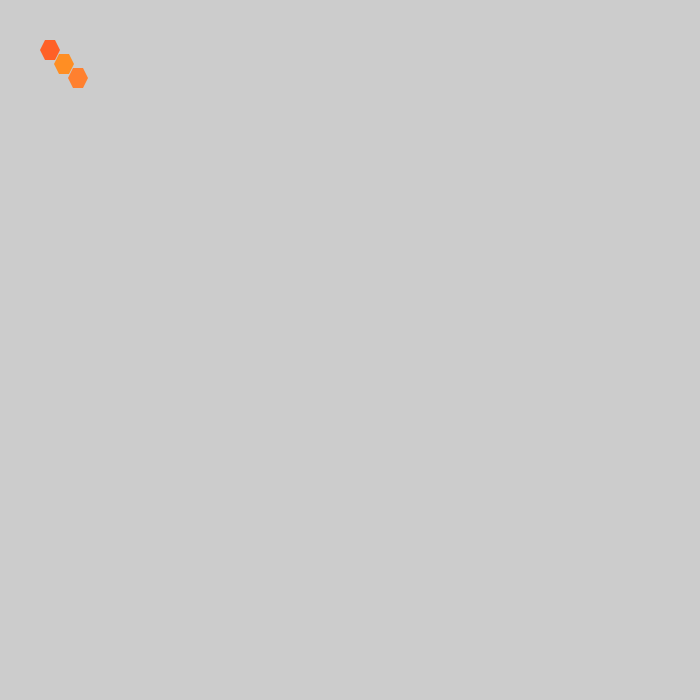
Frame 1 (no input)
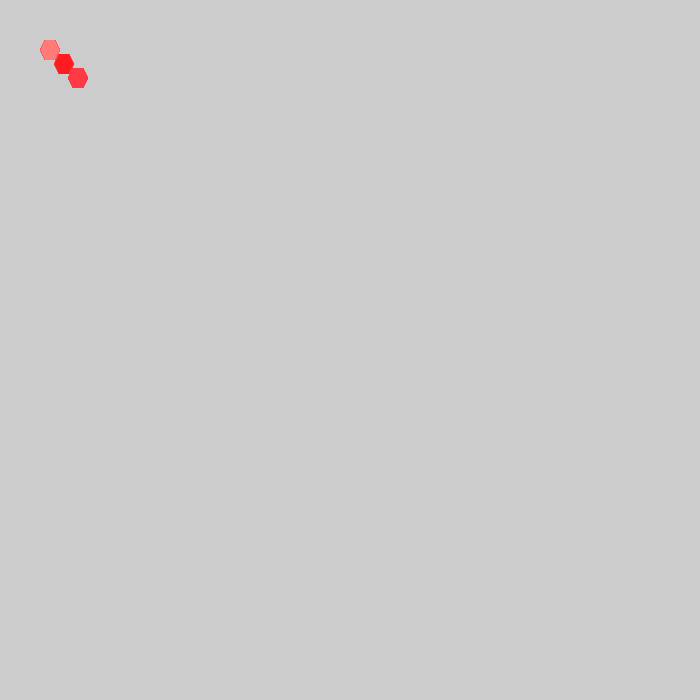
Frame 60 (the mouse pressed at the canvas centre just before this capture)
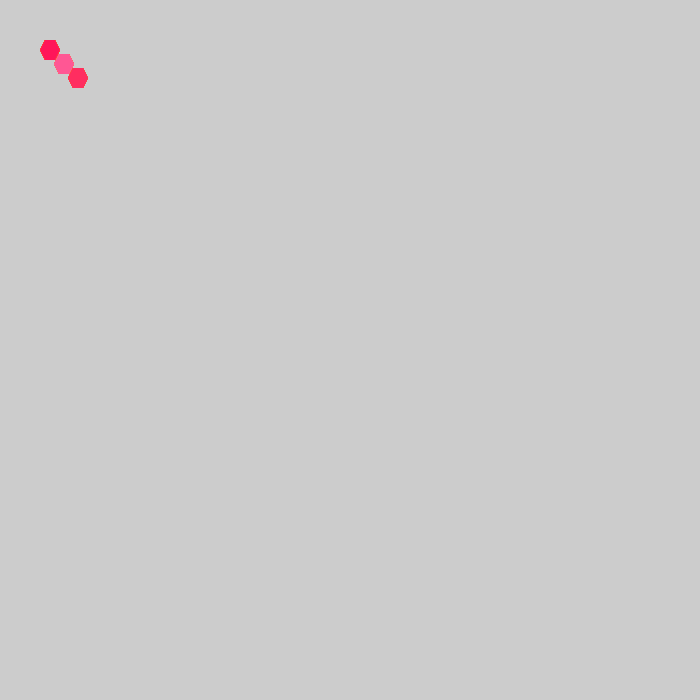
Frame 120 (the mouse held since frame 60 and released just before this capture)

The Processing sketch that drew these frames (run headless with seeded random() and noise(); from frame 60 on, the mouse is pressed at the canvas centre):

// Processing sketch: Hexagon_Maker
// ── Hexagon_Maker.pde
int x, y;
int[][] i;
void setup()
{
  size(700,700);
  noStroke();
  x = 0;
  y = 0;
}

void draw()
{
  fill(255,random(150),random(150));
  Hex h = new Hex();
  i = h.makepoints(50,50,5);
  quad(i[0][0],i[0][1],i[1][0],i[1][1],i[2][0],i[2][1],i[3][0],i[3][1]);
  quad(i[3][0],i[3][1],i[4][0],i[4][1],i[5][0],i[5][1],i[2][0],i[2][1]);
  
  fill(255,random(150),random(150));
  i = h.makepoints(64,64,5);
  quad(i[0][0],i[0][1],i[1][0],i[1][1],i[2][0],i[2][1],i[3][0],i[3][1]);
  quad(i[3][0],i[3][1],i[4][0],i[4][1],i[5][0],i[5][1],i[2][0],i[2][1]);
  
  fill(255,random(150),random(150));
  i = h.makepoints(78,78,5);
  quad(i[0][0],i[0][1],i[1][0],i[1][1],i[2][0],i[2][1],i[3][0],i[3][1]);
  quad(i[3][0],i[3][1],i[4][0],i[4][1],i[5][0],i[5][1],i[2][0],i[2][1]);
  
}
// ── Hex.pde
public class Hex
{
  int[][] makepoints(int centerX, int centerY, int sizeCoefficient)
  {
    int[][] points = new int[6][2];
    points[0][0] = centerX - (1 * sizeCoefficient);// upleft
    points[0][1] = centerY - (2 * sizeCoefficient);
    points[1][0] = centerX + (1 * sizeCoefficient);//upright
    points[1][1] = centerY - (2 * sizeCoefficient);
    points[2][0] = centerX + (2 * sizeCoefficient);//right
    points[2][1] = centerY;
    points[3][0] = centerX - (2 * sizeCoefficient);//left
    points[3][1] = centerY;
    points[4][0] = centerX - (1 * sizeCoefficient);
    points[4][1] = centerY + (2 * sizeCoefficient);
    points[5][0] = centerX + (1 * sizeCoefficient);
    points[5][1] = centerY + (2 * sizeCoefficient);
    return points;
  }
}
